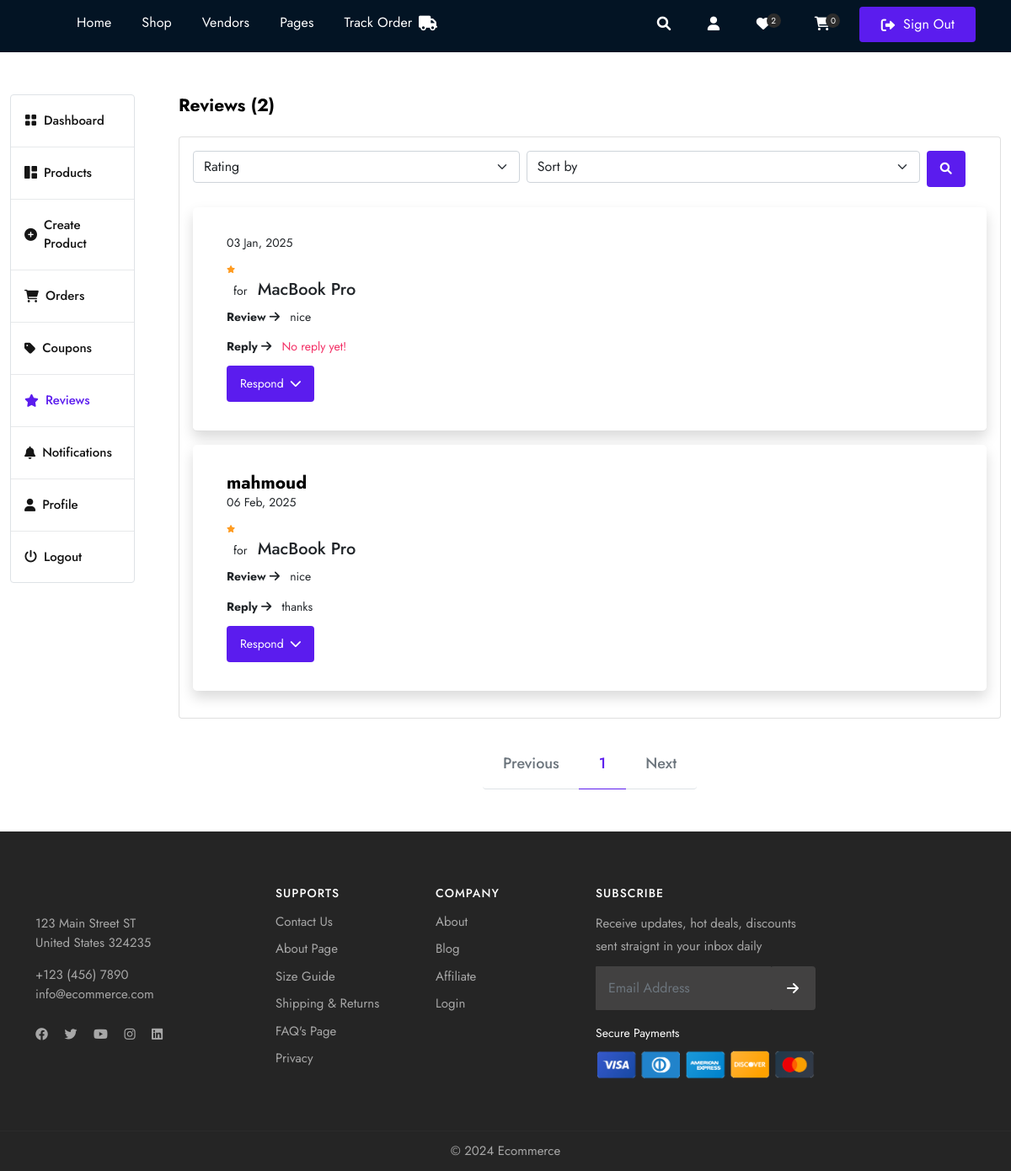
The page /vendor/reviews/ (signed in) on the database its author committed.
### store/models.py (models this page shows, shortened)
class Review(models.Model):
    user = models.ForeignKey(user_models.User, on_delete=models.SET_NULL, blank=True, null=True)
    product = models.ForeignKey(Product, on_delete=models.SET_NULL, blank=True, null=True, related_name="reviews")
    review = models.TextField(null=True, blank=True)
    reply = models.TextField(null=True, blank=True)
    rating = models.IntegerField(choices=RATING, default=None)
    active = models.BooleanField(default=False)
    date = models.DateTimeField(auto_now_add=True)

class Product(models.Model):
    name = models.CharField(max_length=100)
    image = models.ImageField(upload_to="images", blank=True, null=True)
    description = CKEditor5Field('Text', config_name='extends')
    category = models.ForeignKey(Category, on_delete=models.SET_NULL, null=True, blank=True)
    price = models.DecimalField(max_digits=10, decimal_places=2, default=0.00, null=True, blank=True, verbose_name="Sale Price")
    regular_price = models.DecimalField(max_digits=10, decimal_places=2, default=0.00, null=True, blank=True, verbose_name="Regular Price ")
    stock = models.PositiveIntegerField(default=0, null=True, blank=True)
    shipping = models.DecimalField(max_digits=10, decimal_places=2, default=0.00, null=True, blank=True, verbose_name="shipping Amount")
    status = models.CharField(choices=STATUS, max_length=50, default="Published")
    featured = models.BooleanField(default=False, verbose_name="Marketplace Featured")
    vendor = models.ForeignKey(user_models.User, on_delete=models.SET_NULL, null=True, blank=True)
    sku = ShortUUIDField(unique=True, length=5, max_length=50, prefix="SKU", alphabet="1234567890")
    slug = models.SlugField(null=True, blank=True)
    date = models.DateTimeField(default=timezone.now)
    class Meta:
        ordering = ['-id']
        verbose_name_plural = "Products"

### userauths/models.py (models this page shows, shortened)
class User(AbstractUser):
    username = models.CharField(max_length=255, null=True, blank=True)
    email = models.EmailField(unique=True)
    USERNAME_FIELD = 'email'
    REQUIRED_FIELDS = ['username']

class Profile(models.Model):
    user = models.OneToOneField(User, on_delete=models.CASCADE)
    image = models.ImageField(upload_to="images", default="default-user.jpg", null=True, blank=True)
    full_name =models.CharField(max_length=255, null=True, blank=True)
    mobile = models.CharField(max_length=255, null=True, blank=True)
    user_Type = models.CharField(max_length=255, choices=USER_TYPE, null=True, blank=True, default=None)

### vendor/views.py (the view)
# urls.py: path("reviews/", views.reviews, name="reviews"),
@login_required
def reviews(request):
    reviews_list = store_models.Review.objects.filter(product__vendor=request.user)
    rating = request.GET.get("rating")
    date = request.GET.get("date")
    if rating:
        reviews_list = reviews_list.filter(rating=rating)
    if date:
        reviews_list = reviews_list.order_by(date)
    reviews = paginate_queryset(request, reviews_list, 3)
    context = {
        "reviews": reviews,
        "reviews_list": reviews_list,
    }
    return render(request, "vendor/reviews.html", context)

### plugin/paginate_queryset.py (called while the page is built)
def paginate_queryset(request, queryset, per_page):
    paginator = Paginator(queryset, per_page)
    page_number = request.GET.get('page')
    return paginator.get_page(page_number)

### store/context.py (called while the page is built)
def default(request):
    try:
        cart_id = request.session['cart_id']
        total_cart_items = store_models.Cart.objects.filter(cart_id=cart_id).count()
    except:
        total_cart_items = 0
    return {
        "total_cart_items": total_cart_items,
    }

### templates/vendor/reviews.html (shortened to what this page needs)
{% extends 'partials/base.html' %} {% load static %} {% load humanize %} {% block content %}
<section class="middle">
    <div class="container-fluid">
        <div class="row align-items-start justify-content-between">
            {% include 'vendor/sidebar.html' %}
            <div class="col-12 col-md-12 col-lg-9 col-xl-10">
                <h4 class="mb-0 mb-4 fw-bold">Reviews ({{reviews_list.count}})</h4>
                <div class="card mb-4">
                    <div class="card-body">
                        <form class="row mb-4 gx-2" method="GET">
                            <div class="col-lg-5 col-md-3 col-12 mb-2 mb-lg-0">
                                <select name="rating" class="form-select">
                                    <option value="">Rating</option>
                                </select>
                            </div>
                            <div class="col-lg-6 col-md-3 col-12 mb-2 mb-lg-0">
                                <select name="date" class="form-select">
                                    <option value="">Sort by</option>
                                </select>
                            </div>
                            <div class="col-lg-1 col-md-3 col-12 mb-2 mb-lg-0">
                                <button class="btn bg-primary text-white rounded btn-sm" type="submit"><i class="fas fa-search"></i></button>
                            </div>
                        </form>
                        <ul class="list-group list-group-flush">
                            {% for r in reviews %}
                                <li class="list-group-item p-4 shadow rounded-3 mb-3">
                                    <div class="d-flex">
                                        <div class="ms-3 mt-2">
                                            <div class="d-flex align-items-center justify-content-between">
                                                <div>
                                                    <h4 class="mb-0 fw-bold">{{r.user.profile.full_name}}</h4>
                                                    <span>{{r.date|date:"d M, Y"}}</span>
                                                </div>
                                            </div>
                                            <div class="mt-2">
                                                <div class="star-rating align-items-center d-flex justify-content-left mb-2 p-0 mt-3">
                                                    {% if not r.rating  %}
                                                    <i class="fas fa-star text-warning"></i>
                                                    {% elif r.rating > 0 and r.rating < 2 %}
                                                    <i class="fas fa-star text-warning"></i>
                                                    {% elif r.rating > 1 and r.rating < 3 %}
                                                    <i class="fas fa-star text-warning"></i>
                                                    <i class="fas fa-star text-warning"></i>
                                                    {% elif r.rating > 2 and r.rating < 4 %}
                                                    <i class="fas fa-star text-warning"></i>
                                                    <i class="fas fa-star text-warning"></i>
                                                    <i class="fas fa-star text-warning"></i>
                                                    {% elif r.rating > 3 and r.rating < 5 %}
                                                    <i class="fas fa-star text-warning"></i>
                                                    <i class="fas fa-star text-warning"></i>
                                                    <i class="fas fa-star text-warning"></i>
                                                    <i class="fas fa-star text-warning"></i>
                                                    {% elif r.rating > 4 %}
                                                    <i class="fas fa-star text-warning"></i>
                                                    <i class="fas fa-star text-warning"></i>
                                                    <i class="fas fa-star text-warning"></i>
                                                    <i class="fas fa-star text-warning"></i>
                                                    <i class="fas fa-star text-warning"></i>
                                                    {% endif %}
                                                </div>
                                                <span class="ms-2 me-2">for</span>
                                                <span class="h5">{{r.product.name}}</span>
                                                <p class="mt-2">
                                                    <span class="fw-bold me-2">Review <i class="fas fa-arrow-right"></i></span>
                                                    {{r.review}}
                                                </p>
                                                <p class="mt-2">
                                                    <span class="fw-bold me-2">Reply <i class="fas fa-arrow-right"></i></span>
                                                    {% if r.reply %}
                                                        {{r.reply}}
                                                    {% else %}
                                                        <span class="text-danger">No reply yet!</span>
                                                    {% endif %}
                                                </p>
                                                <p>
                                                    <button class="btn bg-primary text-white rounded btn-sm" type="button" data-bs-toggle="collapse" data-bs-target="#collapse{{r.id}}" aria-expanded="false" aria-controls="collapse{{r.id}}">Respond <i class="fas fa-chevron-down ms-1"></i></button>
                                                </p>
                                            </div>
                                        </div>
                                    </div>
                                </li>
                            {% endfor %}
                        </ul>
                    </div>
                </div>
                <nav>
                    <ul class="pagination">
                        {% if reviews.has_previous %}
                            <li class="page-item">
                                <a class="page-link" href="?page={{ reviews.previous_page_number }}">Previous</a>
                            </li>
                        {% else %}
                            <li class="page-item disabled">
                                <span class="page-link">Previous</span>
                            </li>
                        {% endif %}
                        {% for num in reviews.paginator.page_range %}
                            <li class="page-item {% if reviews.number == num %}active{% endif %}">
                                <a class="page-link" href="?page={{ num }}">{{ num }}</a>
                            </li>
                        {% endfor %}
                        {% if reviews.has_next %}
                            <li class="page-item">
                                <a class="page-link" href="?page={{ reviews.next_page_number }}">Next</a>
                            </li>
                        {% else %}
                            <li class="page-item disabled">
                                <span class="page-link">Next</span>
                            </li>
                        {% endif %}
                    </ul>
                </nav>
            </div>
        </div>
    </div>
</section>
{% endblock content %}

### rows shown on the page
Review: date "03 Jan, 2025", product.name "MacBook Pro", review "nice", reply "No reply yet!"
Review: user.profile.full_name "mahmoud", date "06 Feb, 2025", product.name "MacBook Pro", review "nice", reply "thanks"

### other values the page prints
{{ total_cart_items }} "0"
{{ reviews_list.count }} "2"
{{ num }} "1"
